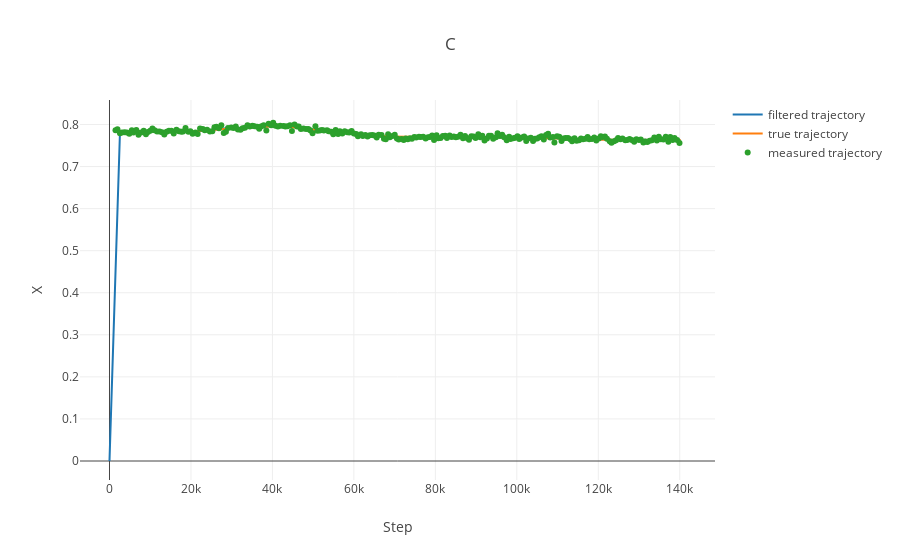

The notebook cell this image was saved under:
### Code cell
data = [
    go.Scatter(
        x=filtered[2],
        y=filtered[3],
        name='filtered trajectory'
    ),
    go.Scatter(
        x=trD,
        y=trbeta,
        name='true trajectory'
    ),
    go.Scatter(
        x=msr_D,
        y=msr_b,
        name='measured trajectory',
        mode='markers'
    ),
#     go.Scatter(
#         x=filtered[4][:,0],
#         y=filtered[4][:,2],
#         name='filtered trajectory'
#     ),
]

layout= go.Layout(
    title= 'C',
    xaxis= dict(
        title= 'Step',
    ),
    yaxis=dict(
        title= 'X',
    ),
    showlegend= True
)
fig= go.Figure(data=data, layout=layout)
iplot(fig)

### Figure 1 — Plotly figure (JSON) as saved in the notebook; plotly's stock layout.template omitted (floating-point values rounded to 4 significant figures; data arrays with more than 128 entries replaced by an {"elided": "..."} marker saying what was removed)
{"data": [{"name": "filtered trajectory", "type": "scatter", "uid": "4445dba4-d6f5-11e8-81cd-b870f4b4aa68", "x": {"elided": "500 float values"}, "y": {"elided": "500 float values"}}, {"name": "true trajectory", "type": "scatter", "uid": "4445dba5-d6f5-11e8-ae46-b870f4b4aa68", "x": {"elided": "500 float values"}, "y": {"elided": "500 float values"}}, {"mode": "markers", "name": "measured trajectory", "type": "scatter", "uid": "4445dba6-d6f5-11e8-b2e0-b870f4b4aa68", "x": {"elided": "500 float values"}, "y": {"elided": "500 float values"}}], "layout": {"showlegend": true, "title": "C", "xaxis": {"title": "Step"}, "yaxis": {"title": "X"}}}
